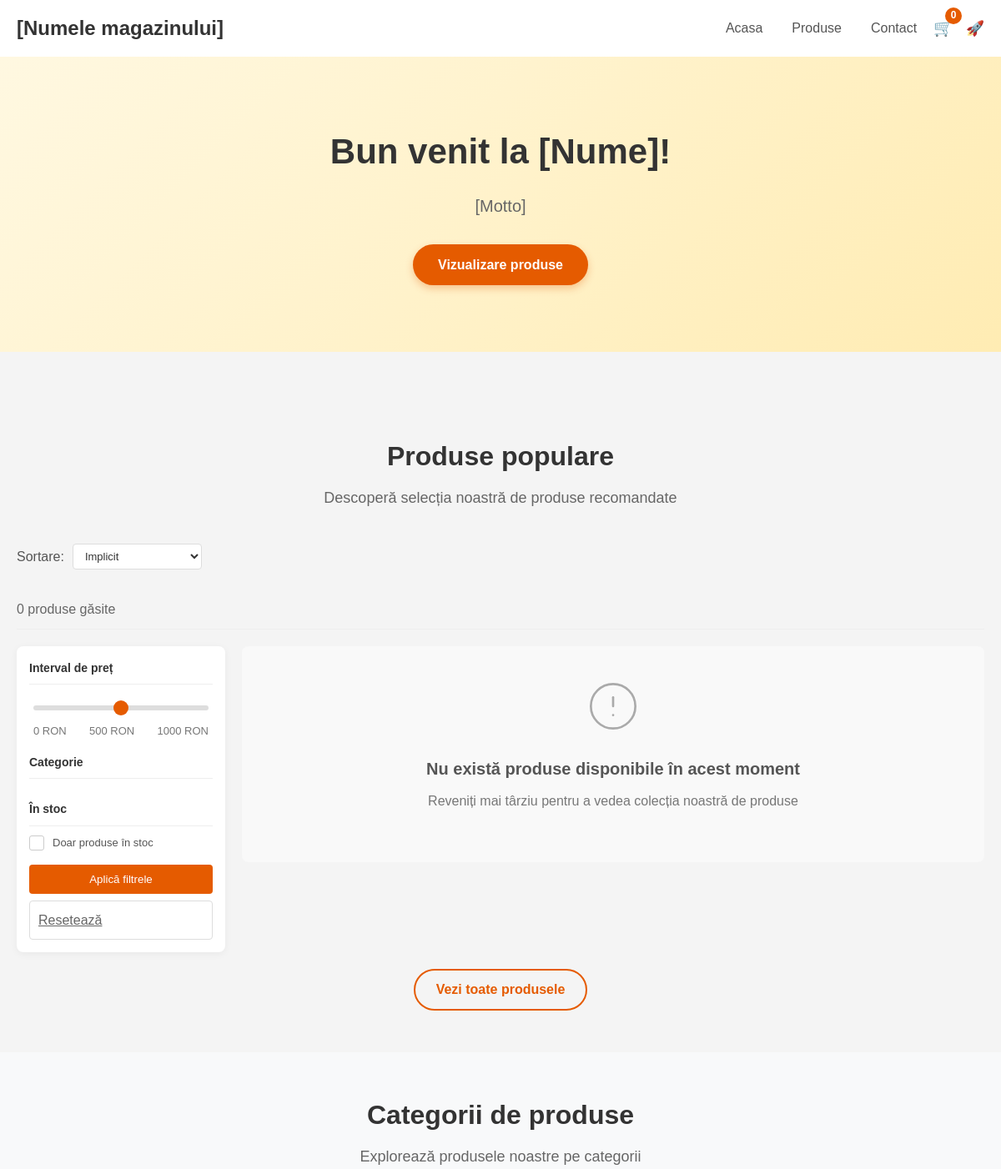
The app's page / (upper part), older data.
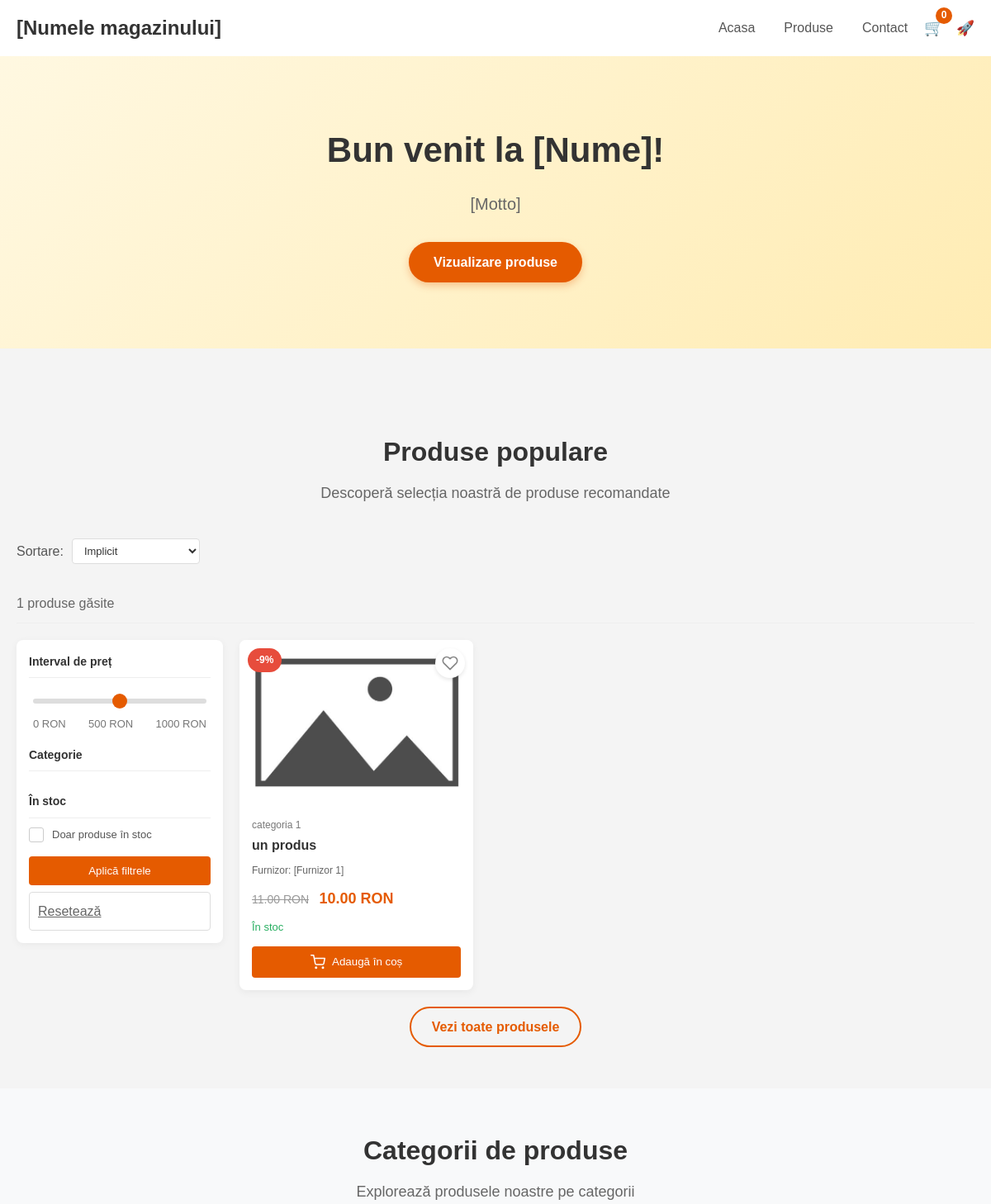
The same page, newer data.
### core/models.py (models this page shows, shortened)
class Product(models.Model):
    pid = ShortUUIDField(unique=True, length=10, alphabet="abcdefgh12345", default="[Produs nou]")
    title = models.CharField(max_length=100, default="[Produs]")
    image = models.ImageField(upload_to=user_directory_path, default="[Produs.jpg]")
    description = models.TextField(null=True, blank=True, default="[Descriere produs]")
    user = models.ForeignKey(User, on_delete = models.SET_NULL, null = True)
    category = models.ForeignKey(Category, on_delete = models.SET_NULL, null = True)
    vendor = models.ForeignKey(Furnizor, on_delete = models.SET_NULL, null = True)
    price = models.DecimalField(max_digits=10, decimal_places=2, default="00.00")
    old_price = models.DecimalField(max_digits=10, decimal_places=2, default="01.00")
    specifications = models.TextField(null=True, blank=True, default="[Alte specificatii]")
    product_status = models.CharField(choices=STATUS, max_length=10, default="wip")
    status = models.BooleanField(default=True)
    in_stock = models.BooleanField(default=True)
    featured = models.BooleanField(default=False)
    digital = models.BooleanField(default=False)
    sku = ShortUUIDField(unique=True, length=4, alphabet="1234567890")
    date = models.DateField(auto_now_add=True)
    updated = models.DateField(null = True, blank=True)
    class Meta:
        verbose_name_plural = "Produse"
    def get_precentage(self):
        if self.old_price and self.price > 0:
            new_price = 100 - (self.price / self.old_price) * 100
            return new_price
        return 0

class Category(models.Model):
    cid = ShortUUIDField(unique=True, length=10, alphabet="abcdefgh12345")
    title = models.CharField(max_length=100, default="[Categorie]")
    image = models.ImageField(upload_to="categorie")
    class Meta:
        verbose_name_plural = "Categorii"

class Furnizor(models.Model):
    vid = ShortUUIDField(unique=True, length=10, alphabet="abcdefgh12345")
    title = models.CharField(max_length=100, default="[Furnizor]")
    image = models.ImageField(upload_to=user_directory_path)
    description = models.TextField(null=True, blank=True, default="[Descriere furnizor]")
    address = models.CharField(max_length=100, default="[Bd. Preciziei nr. 24, Bloc A1, Ap.709]")
    contact = models.CharField(max_length=100, default="[+40 (787) 763 178]")
    chat_resp_time = models.CharField(max_length=100, default="[100]")
    shipping_on_time = models.CharField(max_length=100, default="[60]")
    authentic_rating = models.CharField(max_length=100, default="[5]")
    days_return = models.CharField(max_length=100, default="[30]")
    warranty_period = models.CharField(max_length=100, default="[30]")
    user = models.ForeignKey(User, on_delete = models.SET_NULL, null = True)
    price = models.DecimalField(max_digits=10, decimal_places=2,default="00.00")
    old_price = models.DecimalField(max_digits=10, decimal_places=2,default="01.00")
    class Meta:
        verbose_name_plural = "Furnizori"

### core/views.py (the view)
# urls.py: path("", index, name="index"),
def index(request):
    products = Product.objects.filter(featured=True)
    context = {
        "products": products # is the one from above
    }
    return render(request, 'core/index.html', context)

### templates/core/index.html (shortened to what the changed rows need)
{% extends 'partials/base.html'  %}
{% load static %}
{% block content %}
<section class="hero-banner">
    <div class="container">
        <h1>Bun venit la [Nume]!</h1>
    </div>
</section>
<section class="products-section">
    <div class="container">
        <div class="section-header">
            <h2>Produse populare</h2>
        </div>
        <div class="search-results-info">
            <p>{{ products.paginator.count|default:products.count }} produse găsite</p>
        </div>
        <div class="products-grid-container">
            <div class="products-grid">
                {% if products %}
                    {% for product in products %}
                    <div class="product-card" data-product-id="{{ product.pid }}">
                        <div class="product-badge {% if product.get_precentage > 0 %}sale{% elif product.featured %}featured{% endif %}">
                            {% if product.get_precentage > 0 %}
                                -{{ product.get_precentage|floatformat:0 }}%
                            {% elif product.featured %}
                                Popular
                            {% endif %}
                        </div>
                        <div class="product-actions">
                            <button class="action-btn wishlist-btn {% if product.pid in wishlist_products %}in-wishlist{% endif %}" title="Adaugă la favorite" data-product-id="{{ product.pid }}">
                            </button>
                        </div>
                        <a href="#" class="product-image">
                            <img src="{% if product.image %}{{ product.image.url }}{% else %}{% static 'placeholder.jpg' %}{% endif %}" alt="{{ product.title }}">
                        </a>
                        <div class="product-info">
                            <div class="product-category">{{ product.category.title|default:"Fără categorie" }}</div>
                            <h3 class="product-title">
                                <a href="#">{{ product.title }}</a>
                            </h3>
                            <div class="product-vendor">
                                {% if product.vendor %}
                                    <span>Furnizor: {{ product.vendor.title }}</span>
                                {% else %}
                                    <span>Furnizor propriu</span>
                                {% endif %}
                            </div>
                            <div class="product-price">
                                {% if product.get_precentage > 0 %}
                                    <span class="regular-price">{{ product.old_price }} RON</span>
                                {% endif %}
                                <span class="current-price">{{ product.price }} RON</span>
                            </div>
                            <div class="product-status">
                                {% if product.in_stock %}
                                    <span class="in-stock">În stoc</span>
                                {% else %}
                                    <span class="out-of-stock">Stoc epuizat</span>
                                {% endif %}
                            </div>
                            <button class="add-to-cart" data-product-id="{{ product.pid }}">
                                Adaugă în coș
                            </button>
                        </div>
                        </div>
                    </div>
                    {% endfor %}
                {% else %}
                    <div class="no-products">
                        <div class="no-products-icon">
                            <svg xmlns="http://www.w3.org/2000/svg" width="64" height="64" viewBox="0 0 24 24" fill="none" stroke="currentColor" stroke-width="1" stroke-linecap="round" stroke-linejoin="round"><circle cx="12" cy="12" r="10"></circle><line x1="12" y1="8" x2="12" y2="12"></line><line x1="12" y1="16" x2="12.01" y2="16"></line></svg>
                        </div>
                        <h3>Nu există produse disponibile în acest moment</h3>
                        <p>Reveniți mai târziu pentru a vedea colecția noastră de produse</p>
                    </div>
                {% endif %}
            </div>
        </div>
    </div>
</section>
<section class="categories-section">
    <div class="container">
        <div class="section-header">
            <h2>Categorii de produse</h2>
        </div>
    </div>
</section>
{% endblock content %}

Row changes from the older to the newer data that the page shows:
added Product: get_precentage "9", pid "bgff31affa" (drawn), image (picture), category "categoria 1", title "un produs", vendor "[Furnizor 1]", old_price "11.00", price "10.00", in_stock "În stoc"
Text that changed along with them:
{{ products.paginator.count|default:products.count }}: "0" → "1"
text no longer shown: "Nu există produse disponibile în acest moment Reveniți mai târziu pentru a vedea colecția noastră de produse"
